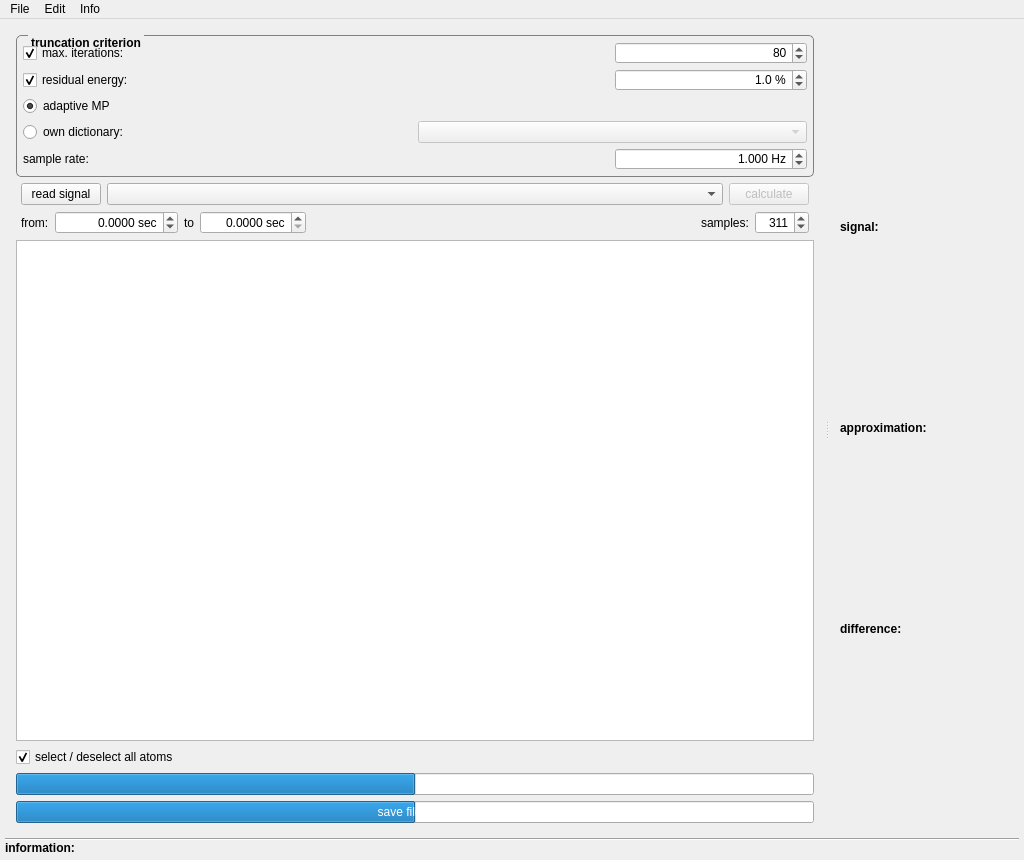
<?xml version="1.0" encoding="UTF-8"?>
<ui version="4.0">
 <class>MainWindow</class>
 <widget class="QMainWindow" name="MainWindow">
  <property name="geometry">
   <rect>
    <x>0</x>
    <y>0</y>
    <width>1024</width>
    <height>860</height>
   </rect>
  </property>
  <property name="sizePolicy">
   <sizepolicy hsizetype="Ignored" vsizetype="Ignored">
    <horstretch>0</horstretch>
    <verstretch>0</verstretch>
   </sizepolicy>
  </property>
  <property name="minimumSize">
   <size>
    <width>1024</width>
    <height>860</height>
   </size>
  </property>
  <property name="windowTitle">
   <string>Matching-Pursuit-Toolbox</string>
  </property>
  <property name="windowIcon">
   <iconset resource="Ressourcen.qrc">
    <normaloff>:/images/icons/spanner.png</normaloff>:/images/icons/spanner.png</iconset>
  </property>
  <property name="layoutDirection">
   <enum>Qt::LeftToRight</enum>
  </property>
  <widget class="QWidget" name="centralWidget">
   <layout class="QVBoxLayout" name="verticalLayout" stretch="1,0,0">
    <property name="spacing">
     <number>0</number>
    </property>
    <property name="leftMargin">
     <number>5</number>
    </property>
    <property name="topMargin">
     <number>5</number>
    </property>
    <property name="rightMargin">
     <number>5</number>
    </property>
    <property name="bottomMargin">
     <number>5</number>
    </property>
    <item>
     <widget class="QSplitter" name="splitter">
      <property name="orientation">
       <enum>Qt::Horizontal</enum>
      </property>
      <property name="opaqueResize">
       <bool>true</bool>
      </property>
      <property name="childrenCollapsible">
       <bool>false</bool>
      </property>
      <widget class="QWidget" name="layoutWidget">
       <layout class="QVBoxLayout" name="l_left_side">
        <property name="spacing">
         <number>6</number>
        </property>
        <item>
         <widget class="QGroupBox" name="gb_trunc">
          <property name="font">
           <font>
            <pointsize>9</pointsize>
            <weight>75</weight>
            <bold>true</bold>
           </font>
          </property>
          <property name="toolTip">
           <string>&lt;html&gt;&lt;head/&gt;&lt;body&gt;&lt;p&gt;&lt;span style=&quot; font-weight:600;&quot;&gt;truncation criterion&lt;/span&gt;&lt;/p&gt;&lt;p&gt;criterion at which the matching pursuit algorithm stops&lt;/p&gt;&lt;/body&gt;&lt;/html&gt;</string>
          </property>
          <property name="styleSheet">
           <string notr="true">    QGroupBox  {
        background-color: qlineargradient(x1: 0, y1: 0, x2: 0, y2: 1,
                                          stop: 0 #E0E0E0, stop: 1 #FFFFFF);
        border: 1px solid gray;
        border-radius: 5px;
        margin-top: 3ex; /* leave space at the top for the title */
    }
     
    QGroupBox::title  {
        subcontrol-origin: margin;
		left: 12px;
        subcontrol-position: top left; /* position at the top center */
        padding: 1px;       
    }

</string>
          </property>
          <property name="title">
           <string>truncation criterion</string>
          </property>
          <layout class="QHBoxLayout" name="horizontalLayout">
           <property name="leftMargin">
            <number>6</number>
           </property>
           <property name="topMargin">
            <number>6</number>
           </property>
           <property name="rightMargin">
            <number>6</number>
           </property>
           <property name="bottomMargin">
            <number>6</number>
           </property>
           <item>
            <layout class="QGridLayout" name="l_options" columnstretch="0,0,0,0">
             <property name="spacing">
              <number>5</number>
             </property>
             <item row="4" column="0" colspan="2">
              <widget class="QCheckBox" name="chb_Iterations">
               <property name="toolTip">
                <string>&lt;html&gt;&lt;head/&gt;&lt;body&gt;&lt;p&gt;&lt;span style=&quot; font-weight:600;&quot;&gt;maximum iterations&lt;/span&gt;&lt;/p&gt;&lt;p&gt;...algorithm will expire if the selected number of iterations (found atoms) is reached&lt;/p&gt;&lt;/body&gt;&lt;/html&gt;</string>
               </property>
               <property name="text">
                <string>max. iterations:</string>
               </property>
               <property name="checked">
                <bool>true</bool>
               </property>
              </widget>
             </item>
             <item row="9" column="0" colspan="2">
              <widget class="QRadioButton" name="rb_OwnDictionary">
               <property name="toolTip">
                <string>&lt;html&gt;&lt;head/&gt;&lt;body&gt;&lt;p&gt;&lt;span style=&quot; font-weight:600;&quot;&gt;own dictionary&lt;/span&gt;&lt;/p&gt;&lt;p&gt;…uses fix dictionaries which have been built by the user&lt;/p&gt;&lt;/body&gt;&lt;/html&gt;</string>
               </property>
               <property name="text">
                <string>own dictionary:</string>
               </property>
              </widget>
             </item>
             <item row="10" column="0" colspan="2">
              <widget class="QLabel" name="label">
               <property name="toolTip">
                <string>&lt;html&gt;&lt;head/&gt;&lt;body&gt;&lt;p&gt;&lt;span style=&quot; font-weight:600;&quot;&gt;sample rate&lt;/span&gt;&lt;/p&gt;&lt;p&gt;the sample rate which was used for data aquisition has to be entered here. In case of fif-files it is set automatically&lt;/p&gt;&lt;/body&gt;&lt;/html&gt;</string>
               </property>
               <property name="text">
                <string>sample rate:</string>
               </property>
              </widget>
             </item>
             <item row="6" column="0" colspan="2">
              <widget class="QCheckBox" name="chb_ResEnergy">
               <property name="toolTip">
                <string>&lt;html&gt;&lt;head/&gt;&lt;body&gt;&lt;p&gt;&lt;span style=&quot; font-weight:600;&quot;&gt;residual energy&lt;/span&gt;&lt;/p&gt;&lt;p&gt;...algorithm will expire if residue reaches selected percentage of the input signal&lt;/p&gt;&lt;/body&gt;&lt;/html&gt;</string>
               </property>
               <property name="text">
                <string>residual energy:</string>
               </property>
               <property name="checked">
                <bool>true</bool>
               </property>
              </widget>
             </item>
             <item row="8" column="0" colspan="2">
              <widget class="QRadioButton" name="rb_adativMp">
               <property name="toolTip">
                <string>&lt;html&gt;&lt;head/&gt;&lt;body&gt;&lt;p&gt;&lt;span style=&quot; font-weight:600;&quot;&gt;adaptive MP&lt;/span&gt;&lt;br/&gt;&lt;br/&gt;...use matching pursuit algorithm of Stephan Mallat and Zhifeng Zhang&lt;/p&gt;&lt;/body&gt;&lt;/html&gt;</string>
               </property>
               <property name="text">
                <string>adaptive MP</string>
               </property>
               <property name="checked">
                <bool>true</bool>
               </property>
              </widget>
             </item>
             <item row="9" column="2" colspan="2">
              <widget class="QComboBox" name="cb_Dicts">
               <property name="enabled">
                <bool>false</bool>
               </property>
               <property name="minimumSize">
                <size>
                 <width>70</width>
                 <height>0</height>
                </size>
               </property>
               <property name="toolTip">
                <string>&lt;html&gt;&lt;head/&gt;&lt;body&gt;&lt;p&gt;...chose dictionary here&lt;/p&gt;&lt;/body&gt;&lt;/html&gt;</string>
               </property>
              </widget>
             </item>
             <item row="6" column="3">
              <widget class="QDoubleSpinBox" name="dsb_energy">
               <property name="toolTip">
                <string>&lt;html&gt;&lt;head/&gt;&lt;body&gt;&lt;p&gt;0,1% ... 99,9%&lt;/p&gt;&lt;/body&gt;&lt;/html&gt;</string>
               </property>
               <property name="alignment">
                <set>Qt::AlignRight|Qt::AlignTrailing|Qt::AlignVCenter</set>
               </property>
               <property name="suffix">
                <string> %</string>
               </property>
               <property name="decimals">
                <number>1</number>
               </property>
               <property name="minimum">
                <double>0.100000000000000</double>
               </property>
               <property name="maximum">
                <double>1000.000000000000000</double>
               </property>
               <property name="value">
                <double>1.000000000000000</double>
               </property>
              </widget>
             </item>
             <item row="4" column="3">
              <widget class="QSpinBox" name="sb_Iterations">
               <property name="toolTip">
                <string>&lt;html&gt;&lt;head/&gt;&lt;body&gt;&lt;p&gt;0 ... 5000&lt;/p&gt;&lt;/body&gt;&lt;/html&gt;</string>
               </property>
               <property name="alignment">
                <set>Qt::AlignRight|Qt::AlignTrailing|Qt::AlignVCenter</set>
               </property>
               <property name="minimum">
                <number>1</number>
               </property>
               <property name="maximum">
                <number>5000</number>
               </property>
               <property name="value">
                <number>80</number>
               </property>
              </widget>
             </item>
             <item row="10" column="3">
              <widget class="QDoubleSpinBox" name="dsb_sample_rate">
               <property name="toolTip">
                <string>&lt;html&gt;&lt;head/&gt;&lt;body&gt;&lt;p&gt;...enter sample rate here, in case of fif-files this value will be set automatically&lt;/p&gt;&lt;/body&gt;&lt;/html&gt;</string>
               </property>
               <property name="alignment">
                <set>Qt::AlignRight|Qt::AlignTrailing|Qt::AlignVCenter</set>
               </property>
               <property name="suffix">
                <string> Hz</string>
               </property>
               <property name="decimals">
                <number>3</number>
               </property>
               <property name="minimum">
                <double>0.010000000000000</double>
               </property>
               <property name="maximum">
                <double>999999.000000000000000</double>
               </property>
               <property name="value">
                <double>1.000000000000000</double>
               </property>
              </widget>
             </item>
            </layout>
           </item>
          </layout>
         </widget>
        </item>
        <item>
         <layout class="QHBoxLayout" name="lo_buttons" stretch="0,0,0">
          <property name="leftMargin">
           <number>5</number>
          </property>
          <property name="rightMargin">
           <number>5</number>
          </property>
          <item>
           <widget class="QPushButton" name="btt_OpenSignal">
            <property name="sizePolicy">
             <sizepolicy hsizetype="Fixed" vsizetype="Fixed">
              <horstretch>0</horstretch>
              <verstretch>0</verstretch>
             </sizepolicy>
            </property>
            <property name="toolTip">
             <string>&lt;html&gt;&lt;head/&gt;&lt;body&gt;&lt;p&gt;&lt;span style=&quot; font-weight:600;&quot;&gt;read signal&lt;/span&gt;&lt;/p&gt;&lt;p&gt;…opens file dialog to read in a new signal.&lt;/p&gt;&lt;/body&gt;&lt;/html&gt;</string>
            </property>
            <property name="layoutDirection">
             <enum>Qt::RightToLeft</enum>
            </property>
            <property name="text">
             <string>read signal</string>
            </property>
           </widget>
          </item>
          <item>
           <widget class="QComboBox" name="cb_channels">
            <property name="sizePolicy">
             <sizepolicy hsizetype="MinimumExpanding" vsizetype="Fixed">
              <horstretch>0</horstretch>
              <verstretch>0</verstretch>
             </sizepolicy>
            </property>
            <property name="minimumSize">
             <size>
              <width>130</width>
              <height>0</height>
             </size>
            </property>
            <property name="toolTip">
             <string>&lt;html&gt;&lt;head/&gt;&lt;body&gt;&lt;p&gt;&lt;span style=&quot; font-weight:600;&quot;&gt;channel select&lt;/span&gt;&lt;/p&gt;&lt;p&gt;drops down channel selection before decomposing. Bad channels are initially deselected and marked by red color.&lt;/p&gt;&lt;/body&gt;&lt;/html&gt;</string>
            </property>
            <property name="maxVisibleItems">
             <number>51</number>
            </property>
            <property name="frame">
             <bool>true</bool>
            </property>
           </widget>
          </item>
          <item>
           <widget class="QPushButton" name="btt_Calc">
            <property name="enabled">
             <bool>false</bool>
            </property>
            <property name="sizePolicy">
             <sizepolicy hsizetype="Fixed" vsizetype="Fixed">
              <horstretch>0</horstretch>
              <verstretch>0</verstretch>
             </sizepolicy>
            </property>
            <property name="toolTip">
             <string>&lt;html&gt;&lt;head/&gt;&lt;body&gt;&lt;p&gt;&lt;span style=&quot; font-weight:600;&quot;&gt;calculate&lt;/span&gt;&lt;/p&gt;&lt;p&gt;...starts the chosen MP Algorithm. When Algorithm is started, the button´s text is changed to &amp;quot;cancel&amp;quot;. Now you can interrupt the calculation-thread and it will stop after finding the next atom. During the interrupt-request the button´s text is set to &amp;quot;wait...&amp;quot;&lt;/p&gt;&lt;/body&gt;&lt;/html&gt;</string>
            </property>
            <property name="layoutDirection">
             <enum>Qt::RightToLeft</enum>
            </property>
            <property name="text">
             <string>calculate</string>
            </property>
           </widget>
          </item>
         </layout>
        </item>
        <item>
         <layout class="QHBoxLayout" name="l_readtime">
          <property name="leftMargin">
           <number>5</number>
          </property>
          <property name="rightMargin">
           <number>5</number>
          </property>
          <item>
           <widget class="QLabel" name="lb_from">
            <property name="text">
             <string>from:</string>
            </property>
           </widget>
          </item>
          <item>
           <widget class="QDoubleSpinBox" name="dsb_from">
            <property name="alignment">
             <set>Qt::AlignRight|Qt::AlignTrailing|Qt::AlignVCenter</set>
            </property>
            <property name="suffix">
             <string> sec</string>
            </property>
            <property name="decimals">
             <number>4</number>
            </property>
            <property name="minimum">
             <double>-999999.000000000000000</double>
            </property>
            <property name="maximum">
             <double>9999.989999999999782</double>
            </property>
            <property name="singleStep">
             <double>0.100000000000000</double>
            </property>
           </widget>
          </item>
          <item>
           <widget class="QLabel" name="lb_to">
            <property name="text">
             <string>to</string>
            </property>
           </widget>
          </item>
          <item>
           <widget class="QDoubleSpinBox" name="dsb_to">
            <property name="alignment">
             <set>Qt::AlignRight|Qt::AlignTrailing|Qt::AlignVCenter</set>
            </property>
            <property name="suffix">
             <string> sec</string>
            </property>
            <property name="decimals">
             <number>4</number>
            </property>
            <property name="maximum">
             <double>9999.989999999999782</double>
            </property>
            <property name="singleStep">
             <double>0.100000000000000</double>
            </property>
           </widget>
          </item>
          <item>
           <spacer name="horizontalSpacer_3">
            <property name="orientation">
             <enum>Qt::Horizontal</enum>
            </property>
            <property name="sizeHint" stdset="0">
             <size>
              <width>40</width>
              <height>0</height>
             </size>
            </property>
           </spacer>
          </item>
          <item>
           <widget class="QLabel" name="lb_samples">
            <property name="toolTip">
             <string/>
            </property>
            <property name="text">
             <string>samples:</string>
            </property>
           </widget>
          </item>
          <item>
           <widget class="QSpinBox" name="sb_sample_count">
            <property name="alignment">
             <set>Qt::AlignRight|Qt::AlignTrailing|Qt::AlignVCenter</set>
            </property>
            <property name="minimum">
             <number>64</number>
            </property>
            <property name="maximum">
             <number>4096</number>
            </property>
            <property name="value">
             <number>311</number>
            </property>
           </widget>
          </item>
         </layout>
        </item>
        <item>
         <widget class="QTableWidget" name="tbv_Results"/>
        </item>
        <item>
         <layout class="QHBoxLayout" name="l_selectall_and_timer">
          <property name="spacing">
           <number>0</number>
          </property>
          <property name="topMargin">
           <number>0</number>
          </property>
          <property name="bottomMargin">
           <number>0</number>
          </property>
          <item>
           <widget class="QCheckBox" name="cb_all_select">
            <property name="toolTip">
             <string>&lt;html&gt;&lt;head/&gt;&lt;body&gt;&lt;p&gt;&lt;span style=&quot; font-weight:600;&quot;&gt;select / deselect all atoms&lt;/span&gt;&lt;/p&gt;&lt;p&gt;...select all, none or user chosen atoms in result list&lt;/p&gt;&lt;/body&gt;&lt;/html&gt;</string>
            </property>
            <property name="text">
             <string>select / deselect all atoms</string>
            </property>
            <property name="checked">
             <bool>true</bool>
            </property>
            <property name="tristate">
             <bool>true</bool>
            </property>
           </widget>
          </item>
          <item>
           <widget class="QLabel" name="lb_timer">
            <property name="toolTip">
             <string>&lt;html&gt;&lt;head/&gt;&lt;body&gt;&lt;p&gt;&lt;span style=&quot; font-weight:600;&quot;&gt;timer&lt;/span&gt;&lt;/p&gt;&lt;p&gt;expired time since algorithm started&lt;/p&gt;&lt;/body&gt;&lt;/html&gt;</string>
            </property>
            <property name="text">
             <string/>
            </property>
            <property name="alignment">
             <set>Qt::AlignRight|Qt::AlignTrailing|Qt::AlignVCenter</set>
            </property>
           </widget>
          </item>
         </layout>
        </item>
        <item>
         <widget class="QProgressBar" name="progressBarCalc">
          <property name="sizePolicy">
           <sizepolicy hsizetype="Preferred" vsizetype="Fixed">
            <horstretch>0</horstretch>
            <verstretch>0</verstretch>
           </sizepolicy>
          </property>
          <property name="font">
           <font>
            <kerning>true</kerning>
           </font>
          </property>
          <property name="styleSheet">
           <string notr="true">QProgressBar {	
	color: white;
	
	
	
}
QProgressBar::chunk { 
	background-image: url(:/images/icons/progressbar_brush.png);
	
}

QProgressBar::background{

 color: black;
}</string>
          </property>
          <property name="value">
           <number>50</number>
          </property>
          <property name="alignment">
           <set>Qt::AlignCenter</set>
          </property>
          <property name="format">
           <string/>
          </property>
         </widget>
        </item>
        <item>
         <widget class="QProgressBar" name="progress_bar_save">
          <property name="sizePolicy">
           <sizepolicy hsizetype="Preferred" vsizetype="Fixed">
            <horstretch>0</horstretch>
            <verstretch>0</verstretch>
           </sizepolicy>
          </property>
          <property name="styleSheet">
           <string notr="true">QProgressBar {	
	color: white;
	
	
	
}
QProgressBar::chunk { 
	background-image: url(:/images/icons/progressbar_brush.png);
	
}

QProgressBar::background{

 color: black;
}</string>
          </property>
          <property name="value">
           <number>50</number>
          </property>
          <property name="alignment">
           <set>Qt::AlignCenter</set>
          </property>
          <property name="format">
           <string>save file: %p%</string>
          </property>
         </widget>
        </item>
       </layout>
      </widget>
      <widget class="QWidget" name="layoutWidget">
       <layout class="QVBoxLayout" name="l_Input">
        <property name="spacing">
         <number>0</number>
        </property>
        <item>
         <widget class="QLabel" name="lb_InputSignal">
          <property name="sizePolicy">
           <sizepolicy hsizetype="Expanding" vsizetype="Fixed">
            <horstretch>0</horstretch>
            <verstretch>0</verstretch>
           </sizepolicy>
          </property>
          <property name="minimumSize">
           <size>
            <width>0</width>
            <height>18</height>
           </size>
          </property>
          <property name="font">
           <font>
            <weight>75</weight>
            <bold>true</bold>
           </font>
          </property>
          <property name="toolTip">
           <string>&lt;html&gt;&lt;head/&gt;&lt;body&gt;&lt;p&gt;&lt;span style=&quot; font-weight:600;&quot;&gt;signal&lt;/span&gt;&lt;/p&gt;&lt;p&gt;chosen input signal only the displayed epoch and channels will be decomposed&lt;/p&gt;&lt;/body&gt;&lt;/html&gt;</string>
          </property>
          <property name="text">
           <string>signal:</string>
          </property>
         </widget>
        </item>
        <item>
         <layout class="QVBoxLayout" name="l_Graph"/>
        </item>
        <item>
         <widget class="QLabel" name="lb_AtomsSum">
          <property name="sizePolicy">
           <sizepolicy hsizetype="Preferred" vsizetype="Fixed">
            <horstretch>0</horstretch>
            <verstretch>0</verstretch>
           </sizepolicy>
          </property>
          <property name="minimumSize">
           <size>
            <width>0</width>
            <height>18</height>
           </size>
          </property>
          <property name="font">
           <font>
            <weight>75</weight>
            <bold>true</bold>
           </font>
          </property>
          <property name="toolTip">
           <string>&lt;html&gt;&lt;head/&gt;&lt;body&gt;&lt;p&gt;&lt;span style=&quot; font-weight:600;&quot;&gt;approximation&lt;/span&gt;&lt;/p&gt;&lt;p&gt;composition of all selected atoms &lt;/p&gt;&lt;/body&gt;&lt;/html&gt;</string>
          </property>
          <property name="text">
           <string>approximation:</string>
          </property>
         </widget>
        </item>
        <item>
         <layout class="QVBoxLayout" name="l_atoms"/>
        </item>
        <item>
         <widget class="QLabel" name="lb_Res">
          <property name="sizePolicy">
           <sizepolicy hsizetype="Preferred" vsizetype="Fixed">
            <horstretch>0</horstretch>
            <verstretch>0</verstretch>
           </sizepolicy>
          </property>
          <property name="minimumSize">
           <size>
            <width>0</width>
            <height>18</height>
           </size>
          </property>
          <property name="font">
           <font>
            <weight>75</weight>
            <bold>true</bold>
           </font>
          </property>
          <property name="toolTip">
           <string>&lt;html&gt;&lt;head/&gt;&lt;body&gt;&lt;p&gt;&lt;span style=&quot; font-weight:600;&quot;&gt;difference&lt;/span&gt;&lt;/p&gt;&lt;p&gt;difference between input signal and all selected atoms&lt;/p&gt;&lt;/body&gt;&lt;/html&gt;</string>
          </property>
          <property name="text">
           <string>difference:</string>
          </property>
         </widget>
        </item>
        <item>
         <layout class="QVBoxLayout" name="l_res"/>
        </item>
        <item>
         <layout class="QVBoxLayout" name="l_XAxis">
          <property name="bottomMargin">
           <number>0</number>
          </property>
         </layout>
        </item>
       </layout>
      </widget>
     </widget>
    </item>
    <item>
     <layout class="QHBoxLayout" name="l_line">
      <property name="spacing">
       <number>0</number>
      </property>
      <property name="topMargin">
       <number>4</number>
      </property>
      <property name="bottomMargin">
       <number>0</number>
      </property>
      <item>
       <widget class="Line" name="line">
        <property name="orientation">
         <enum>Qt::Horizontal</enum>
        </property>
       </widget>
      </item>
     </layout>
    </item>
    <item>
     <layout class="QHBoxLayout" name="l_info">
      <item>
       <widget class="QLabel" name="lb_info">
        <property name="font">
         <font>
          <weight>75</weight>
          <bold>true</bold>
         </font>
        </property>
        <property name="text">
         <string>information:</string>
        </property>
        <property name="margin">
         <number>3</number>
        </property>
       </widget>
      </item>
      <item>
       <widget class="QLabel" name="lb_info_content">
        <property name="text">
         <string/>
        </property>
       </widget>
      </item>
      <item>
       <spacer name="horizontalSpacer_4">
        <property name="orientation">
         <enum>Qt::Horizontal</enum>
        </property>
        <property name="sizeHint" stdset="0">
         <size>
          <width>40</width>
          <height>0</height>
         </size>
        </property>
       </spacer>
      </item>
      <item>
       <widget class="QLabel" name="lb_figure_of_merit">
        <property name="toolTip">
         <string>&lt;html&gt;&lt;head/&gt;&lt;body&gt;&lt;p&gt;&lt;span style=&quot; font-weight:600;&quot;&gt;FOM&lt;/span&gt;&lt;/p&gt;&lt;p&gt;shows the correlation between original signal and approximation after finishing calculation to validate the algorithms figure of merit (FOM)&lt;br/&gt;&lt;br/&gt;range: 0...1 (0 means no correlation, 1 means maximal correlation)&lt;/p&gt;&lt;/body&gt;&lt;/html&gt;</string>
        </property>
        <property name="text">
         <string/>
        </property>
       </widget>
      </item>
     </layout>
    </item>
   </layout>
  </widget>
  <widget class="QMenuBar" name="menuBar">
   <property name="geometry">
    <rect>
     <x>0</x>
     <y>0</y>
     <width>1024</width>
     <height>21</height>
    </rect>
   </property>
   <widget class="QMenu" name="menuDatei">
    <property name="title">
     <string>File</string>
    </property>
    <addaction name="actionNeu"/>
    <addaction name="actionSpeicher"/>
    <addaction name="actionSpeicher_unter"/>
    <addaction name="actionExport"/>
    <addaction name="actionBeenden"/>
   </widget>
   <widget class="QMenu" name="menuBearbeiten">
    <property name="title">
     <string>Edit</string>
    </property>
    <addaction name="actionW_rterbucheditor"/>
    <addaction name="actionAtomformeleditor"/>
    <addaction name="actionErweiterter_W_rterbucheditor"/>
    <addaction name="actionCreate_treebased_dictionary"/>
    <addaction name="separator"/>
    <addaction name="actionSettings"/>
   </widget>
   <widget class="QMenu" name="menuInfo">
    <property name="title">
     <string>Info</string>
    </property>
    <addaction name="actionVersionsinformation"/>
    <addaction name="actionHilfe"/>
   </widget>
   <addaction name="menuDatei"/>
   <addaction name="menuBearbeiten"/>
   <addaction name="menuInfo"/>
  </widget>
  <action name="actionNeu">
   <property name="icon">
    <iconset resource="Ressourcen.qrc">
     <normaloff>:/images/icons/paper.png</normaloff>:/images/icons/paper.png</iconset>
   </property>
   <property name="text">
    <string>new...</string>
   </property>
  </action>
  <action name="actionSpeicher">
   <property name="enabled">
    <bool>false</bool>
   </property>
   <property name="icon">
    <iconset resource="Ressourcen.qrc">
     <normaloff>:/images/icons/floppyDisk.png</normaloff>:/images/icons/floppyDisk.png</iconset>
   </property>
   <property name="text">
    <string>save</string>
   </property>
  </action>
  <action name="actionSpeicher_unter">
   <property name="enabled">
    <bool>false</bool>
   </property>
   <property name="icon">
    <iconset resource="Ressourcen.qrc">
     <normaloff>:/images/icons/floppyDisk.png</normaloff>:/images/icons/floppyDisk.png</iconset>
   </property>
   <property name="text">
    <string>save as...</string>
   </property>
  </action>
  <action name="actionBeenden">
   <property name="icon">
    <iconset resource="Ressourcen.qrc">
     <normaloff>:/images/icons/logOut.png</normaloff>:/images/icons/logOut.png</iconset>
   </property>
   <property name="text">
    <string>close</string>
   </property>
  </action>
  <action name="actionVersionsinformation">
   <property name="icon">
    <iconset resource="Ressourcen.qrc">
     <normaloff>:/images/icons/exclamation.png</normaloff>:/images/icons/exclamation.png</iconset>
   </property>
   <property name="text">
    <string>version</string>
   </property>
  </action>
  <action name="actionHilfe">
   <property name="icon">
    <iconset resource="Ressourcen.qrc">
     <normaloff>:/images/icons/questions.png</normaloff>:/images/icons/questions.png</iconset>
   </property>
   <property name="text">
    <string>help</string>
   </property>
  </action>
  <action name="actionW_rterbucheditor">
   <property name="icon">
    <iconset resource="Ressourcen.qrc">
     <normaloff>:/images/icons/pen.png</normaloff>:/images/icons/pen.png</iconset>
   </property>
   <property name="text">
    <string>manage dictionaries...</string>
   </property>
  </action>
  <action name="actionErweiterter_W_rterbucheditor">
   <property name="icon">
    <iconset resource="Ressourcen.qrc">
     <normaloff>:/images/icons/design.png</normaloff>:/images/icons/design.png</iconset>
   </property>
   <property name="text">
    <string>build dictionary from formula...</string>
   </property>
  </action>
  <action name="actionAtomformeleditor">
   <property name="icon">
    <iconset resource="Ressourcen.qrc">
     <normaloff>:/images/icons/ruler.png</normaloff>:/images/icons/ruler.png</iconset>
   </property>
   <property name="text">
    <string>create formula...</string>
   </property>
  </action>
  <action name="actionCreate_treebased_dictionary">
   <property name="icon">
    <iconset resource="Ressourcen.qrc">
     <normaloff>:/images/icons/tree.png</normaloff>:/images/icons/tree.png</iconset>
   </property>
   <property name="text">
    <string>create treebased dictionary</string>
   </property>
   <property name="visible">
    <bool>false</bool>
   </property>
  </action>
  <action name="actionSettings">
   <property name="icon">
    <iconset resource="Ressourcen.qrc">
     <normaloff>:/images/icons/settings.png</normaloff>:/images/icons/settings.png</iconset>
   </property>
   <property name="text">
    <string>settings</string>
   </property>
  </action>
  <action name="actionExport">
   <property name="enabled">
    <bool>false</bool>
   </property>
   <property name="icon">
    <iconset resource="Ressourcen.qrc">
     <normaloff>:/images/icons/boxUpload.png</normaloff>:/images/icons/boxUpload.png</iconset>
   </property>
   <property name="text">
    <string>export results to dict...</string>
   </property>
  </action>
 </widget>
 <layoutdefault spacing="6" margin="11"/>
 <resources>
  <include location="Ressourcen.qrc"/>
 </resources>
 <connections/>
</ui>
